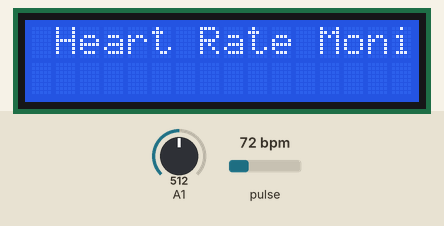
Simulated run of this sketch. Board: Arduino Uno, built with avr-gcc and run on an emulated ATmega328P. Parts: 16×2 character LCD. The inputs (shaded band) are chosen by the test bench; at power-on: A1 = 512, pulse 72 bpm. What the sketch prints to the serial monitor is not drawn.

Above: at 0.1 s.
At 0.9 s:
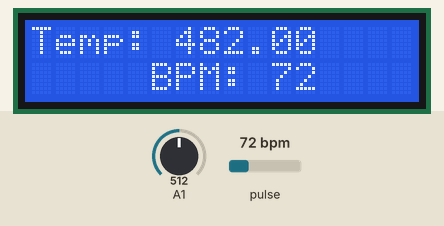

The sketch:

i2c.ino
```cpp
#define USE_ARDUINO_INTERRUPTS true
#include <LiquidCrystal_I2C.h>
#include<Wire.h>
#include <PulseSensorPlayground.h>
LiquidCrystal_I2C lcd(0x3f,2,1,0,4,5,6,7,3,POSITIVE);
PulseSensorPlayground pulseSensor;
const int PulseWire=0;
int Threshold=550;
int str=0;

void setup() {
  // put your setup code here, to run once:
  lcd.begin(16,2);
  lcd.clear();
  Serial.begin(9600);
  pinMode(A1,INPUT);
  pulseSensor.analogInput(PulseWire);
  pulseSensor.setThreshold(Threshold);

// Double-check the "pulseSensor" object was created and "began" seeing a signal.
  if (pulseSensor.begin()) {
     Serial.println("We created a pulseSensor Object !"); //This prints one time at Arduino power-up, or on Arduino reset.
     lcd.setCursor(0,0);
     lcd.print(" Heart Rate Monitor");
  }

}

void loop() {
  // put your main code here, to run repeatedly:
int myBPM = pulseSensor.getBeatsPerMinute(); // Calls function on our pulseSensor object that returns BPM as an "int".

float reading=analogRead(A1);
reading= (reading/1024)*5000;
float fhr = reading/10;
fhr=(fhr*9)/5 + 32;
if (pulseSensor.sawStartOfBeat()) {
  if(str!=myBPM){
    // Constantly test to see if "a beat happened".
    str=myBPM;
Serial.println("A HeartBeat Happened ! "); // If test is "true", print a message "a heartbeat happened".
Serial.print("BPM: "); // Print phrase "BPM: "
Serial.println(myBPM); // Print the value inside of myBPM.
Serial.println("Temperature: ");
Serial.println(fhr);
lcd.clear();
lcd.setCursor(0,0);
lcd.print("Temp: ");
lcd.print(fhr);
// If test is "true", print a message "a heartbeat happened".
lcd.setCursor(5,3);
lcd.print("BPM: "); // Print phrase "BPM: "
lcd.print(myBPM);
delay(10000);
}
}
delay(20);
}
```
